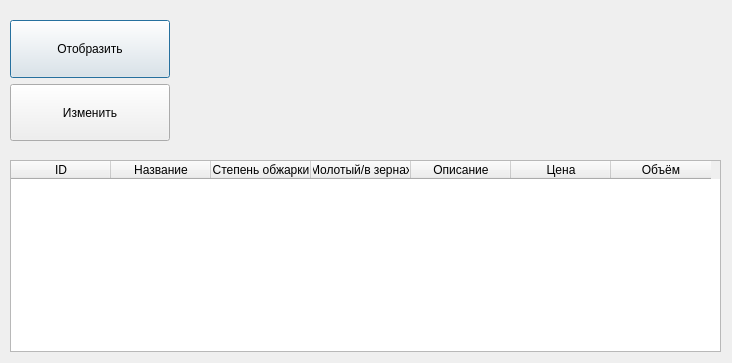
<?xml version="1.0" encoding="UTF-8"?>
<ui version="4.0">
 <class>Dialog</class>
 <widget class="QDialog" name="Dialog">
  <property name="geometry">
   <rect>
    <x>0</x>
    <y>0</y>
    <width>732</width>
    <height>363</height>
   </rect>
  </property>
  <property name="windowTitle">
   <string>Dialog</string>
  </property>
  <widget class="QTableWidget" name="tableWidget">
   <property name="geometry">
    <rect>
     <x>10</x>
     <y>160</y>
     <width>711</width>
     <height>192</height>
    </rect>
   </property>
   <property name="sizePolicy">
    <sizepolicy hsizetype="Expanding" vsizetype="Expanding">
     <horstretch>0</horstretch>
     <verstretch>0</verstretch>
    </sizepolicy>
   </property>
   <property name="maximumSize">
    <size>
     <width>711</width>
     <height>192</height>
    </size>
   </property>
   <column>
    <property name="text">
     <string>ID</string>
    </property>
    <property name="font">
     <font>
      <strikeout>false</strikeout>
     </font>
    </property>
   </column>
   <column>
    <property name="text">
     <string>Название</string>
    </property>
   </column>
   <column>
    <property name="text">
     <string>Степень обжарки</string>
    </property>
   </column>
   <column>
    <property name="text">
     <string>Молотый/в зернах</string>
    </property>
   </column>
   <column>
    <property name="text">
     <string>Описание</string>
    </property>
   </column>
   <column>
    <property name="text">
     <string>Цена</string>
    </property>
   </column>
   <column>
    <property name="text">
     <string>Объём</string>
    </property>
   </column>
  </widget>
  <widget class="QWidget" name="verticalLayoutWidget">
   <property name="geometry">
    <rect>
     <x>10</x>
     <y>20</y>
     <width>160</width>
     <height>121</height>
    </rect>
   </property>
   <layout class="QVBoxLayout" name="verticalLayout">
    <item>
     <widget class="QPushButton" name="pushButton">
      <property name="sizePolicy">
       <sizepolicy hsizetype="Minimum" vsizetype="Expanding">
        <horstretch>0</horstretch>
        <verstretch>0</verstretch>
       </sizepolicy>
      </property>
      <property name="text">
       <string>Отобразить</string>
      </property>
     </widget>
    </item>
    <item>
     <widget class="QPushButton" name="pushButton_2">
      <property name="sizePolicy">
       <sizepolicy hsizetype="Minimum" vsizetype="Expanding">
        <horstretch>0</horstretch>
        <verstretch>0</verstretch>
       </sizepolicy>
      </property>
      <property name="text">
       <string>Изменить</string>
      </property>
     </widget>
    </item>
   </layout>
  </widget>
 </widget>
 <resources/>
 <connections/>
</ui>
